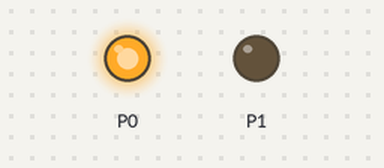
Bench run of a program on a simulated BBC micro:bit (MakeCode). Parts: output pins drawn as LEDs (lit = HIGH).

Above: at 0.2 s.
At 26.9 s:
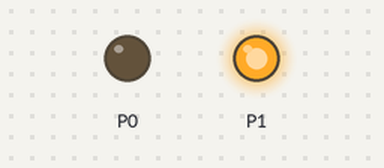
Timing chart, 0 to 29.5 s (numbered marks = the images above):
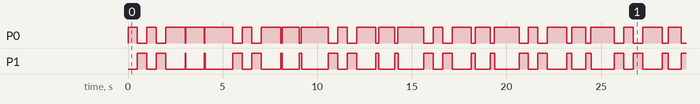

The program:

main.ts
```typescript
basic.forever(function () {
    pins.analogWritePin(AnalogPin.P0, 1023)
    pins.analogWritePin(AnalogPin.P1, 0)
    basic.pause(500)
    pins.analogWritePin(AnalogPin.P0, 0)
    pins.analogWritePin(AnalogPin.P1, 1023)
    basic.pause(500)
    pins.analogWritePin(AnalogPin.P0, 1023)
    pins.analogWritePin(AnalogPin.P1, 0)
    basic.pause(500)
    pins.analogWritePin(AnalogPin.P0, 0)
    pins.analogWritePin(AnalogPin.P1, 1023)
    basic.pause(500)
    pins.analogWritePin(AnalogPin.P0, 1023)
    pins.analogWritePin(AnalogPin.P1, 0)
    basic.pause(500)
})
basic.forever(function () {
    pins.digitalWritePin(DigitalPin.P0, 1)
    pins.digitalWritePin(DigitalPin.P1, 0)
    basic.pause(1000)
    pins.digitalWritePin(DigitalPin.P0, 0)
    pins.digitalWritePin(DigitalPin.P0, 1)
})
```

test.ts
```typescript
// 在此处测试；当此软件包作为插件使用时，将不会编译此软件包。
```

Measured:
- by itself, P0, P1: moves between LOW and HIGH, repeating every 22.7 s
- by itself, everything shown: repeats every 42.8 s, in 75 steps
